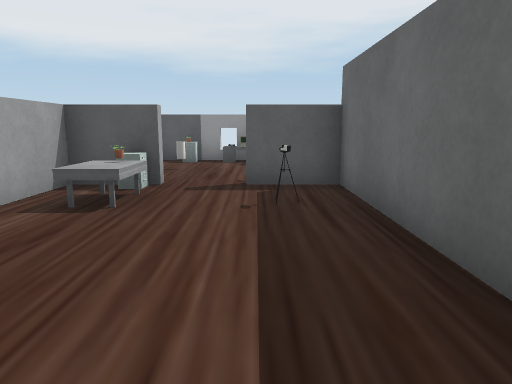
View 1 (above)

12 first-person views from a walk through a 3-D level made in the Unity game engine. The camera is 0.53 m above the floor, tilts 10° down and sees 70° across. The floor is counted in squares, 0.5 m on a side. Each view is taken from the middle of a square. On the plan, view 1 faces up. The plan holds only what a view shows up to about 13 squares ahead; the rest is blank. Some surface patterns are stand-ins.

View 2
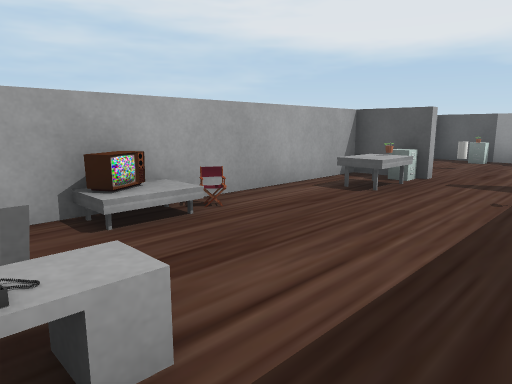

View 3
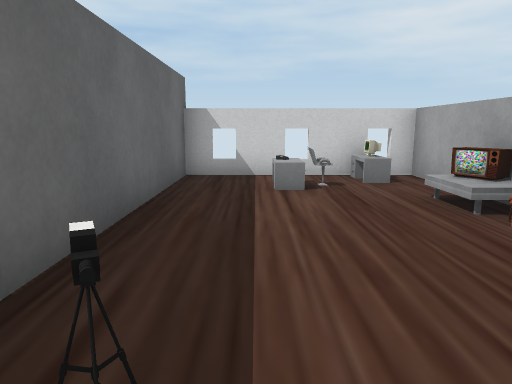

View 4
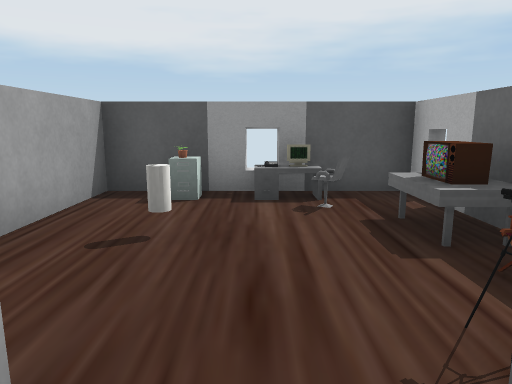

View 5
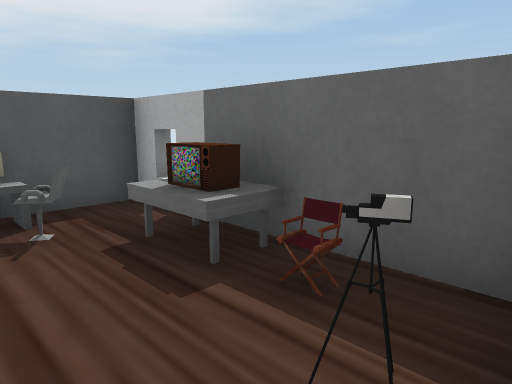

View 6
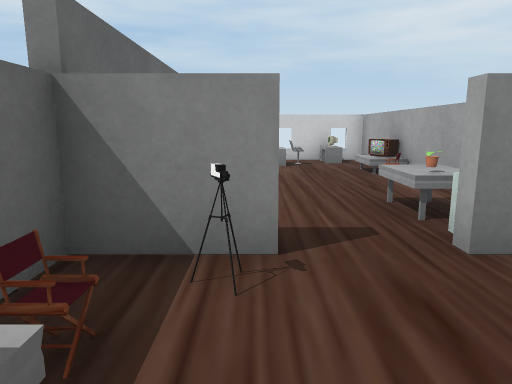

View 7
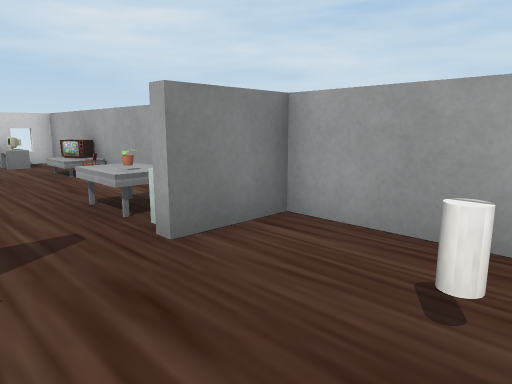

View 8
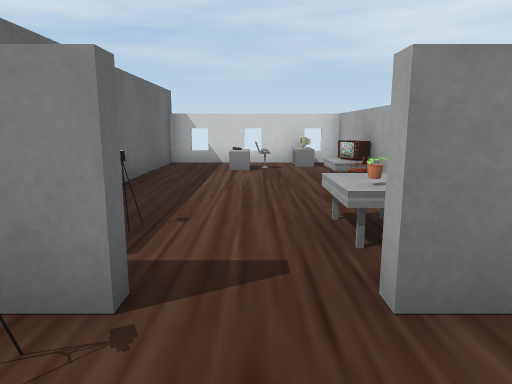

View 9
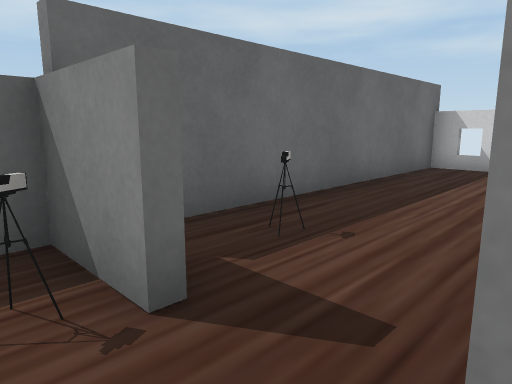

View 10
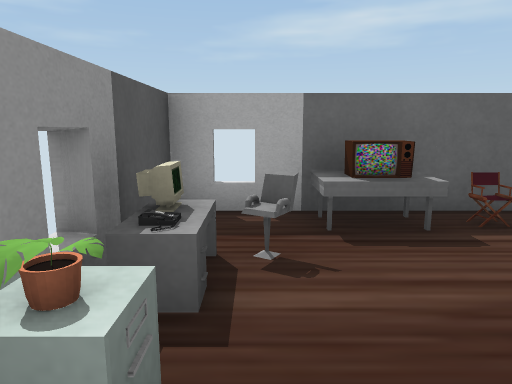

View 11
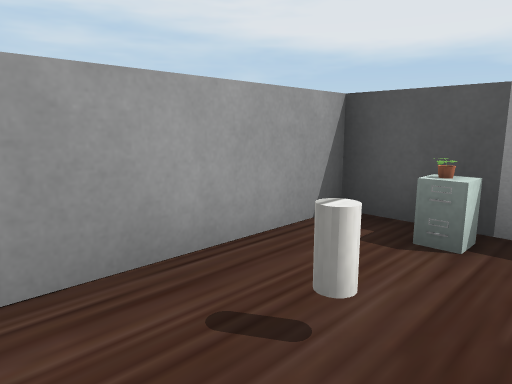

View 12
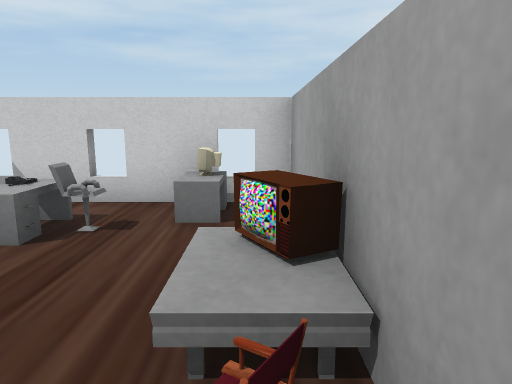

### Floor plan
Points are (right, up) in squares from view 1. A wall is a line through its corners. A room is listed if a view was taken in it or the views show most of it. See-through windows are left out.
Room 1 (views 1, 2, 3, 4, 5, 12)
walls: (-2.4, 6.8) (-3.5, 6.8) (-3.5, -2.2) (1.6, -2.2) (1.6, 6.9); (1.6, 6.8) (-0.2, 6.8)
ways out: opening at (-1.5, 7) to room 2; gap at (-3, -2); gap at (1, -2)
objects: table (-3, 0); TV (-3, 1); chair (-3, 2); table (-3, 5) to (-2, 5); computer (-2, -2); desk (-2, -1); plant (-2, 6); cabinet (-2, 7); chair (-1, -1); desk (-1, 0); phone (0, -1); other object (0, 5)
Room 2 (views 6, 7, 8, 9, 10, 11)
walls: (-2.4, 12.1) (-3.5, 12.1) (-3.5, 7.1) (-2.4, 7.1); (-0.2, 7.1) (1.9, 7.1); (1.6, 6.9) (1.6, 12.1) (0.4, 12.1)
ways out: opening at (-1.5, 7) to room 1
objects: cylinder (-2, 10); cabinet (-2, 11); plant (-2, 12); desk (-1, 11); phone (-1, 12); other object (0, 8); chair (0, 11); computer (0, 12); chair (1, 8); table (1, 9) to (1, 10)

Positions as (right, up) in squares from view 1, and headings:
1: (0, 0), facing up
2: (1, -1), facing up-left
3: (0, 6), facing down
4: (-1, 6), facing up
5: (-1, 7), facing up-right
6: (0, 10), facing down
7: (0, 10), facing down-left
8: (-1, 9), facing down
9: (-2, 8), facing down-right
10: (-3, 11), facing right
11: (-1, 8), facing up-left
12: (-3, 3), facing down
